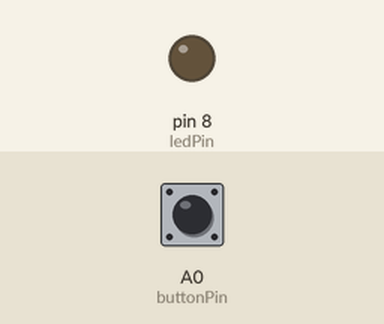
The sketch below on a simulated Arduino Uno, built with avr-gcc and run on an emulated ATmega328P. Shown: output pins drawn as LEDs (lit = HIGH). Inputs (shaded band) come from the test bench; at power-on: A0 (buttonPin) LOW.

Above: at 1.2 s.
1.3 s: A0 (buttonPin) pulled HIGH for 0.15 s
At 1.37 s:
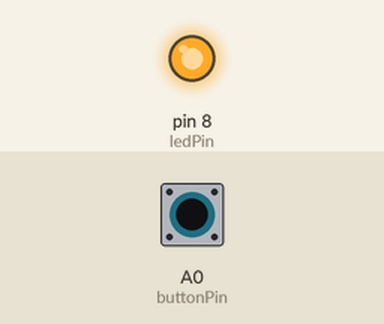
2.9 s: A0 (buttonPin) pulled HIGH for 3.2 s
At 7.1 s:
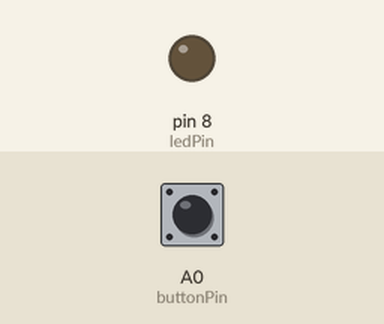
Timing chart, 0 to 8.6 s (numbered marks = the images above; inputs shaded):
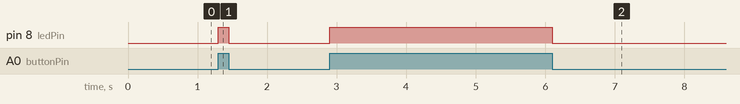

Measured:
- after the input at 1.3 s, pin 8 (ledPin): LOW → HIGH at once, → LOW 0.15 s later
- after the input at 2.9 s, pin 8 (ledPin): LOW → HIGH at once, → LOW 3.2 s later

The sketch:

button-led.ino
```cpp
const int buttonPin = A0;
const int ledPin = 8;

void setup() {
  pinMode(buttonPin, INPUT);
  pinMode(ledPin, OUTPUT);
}

void loop() {
  int switchPosition = digitalRead(buttonPin);

  if (switchPosition == HIGH) {
    digitalWrite(ledPin, HIGH);
    digitalWrite(LED_BUILTIN, LOW);
  } else {
    digitalWrite(ledPin, LOW);
    digitalWrite(LED_BUILTIN, HIGH);
  }

  delay(1);
}
```
